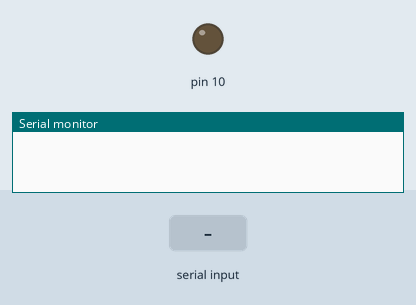
The sketch below on a simulated Arduino Uno, built with avr-gcc and run on an emulated ATmega328P. Shown: output pins drawn as LEDs (lit = HIGH), the last lines printed to the serial monitor. The test bench sets the inputs (shaded band).

Above: at 1.2 s.
1.3 s: "1\n" received over Serial
At 2.2 s:
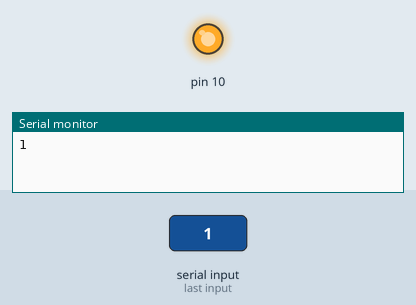
2.8 s: "0\n" received over Serial
At 3.4 s:
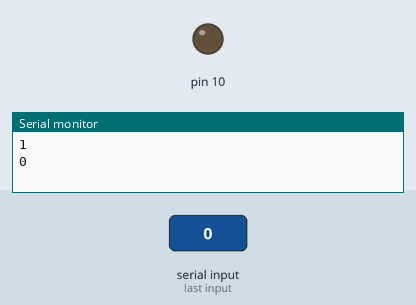
Timing chart, 0 to 5.8 s (numbered marks = the images above; inputs shaded):
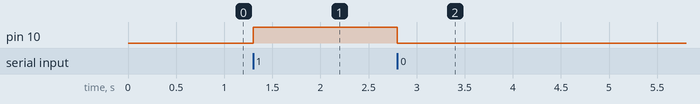

The sketch:

123.ino
```cpp
char incoming_value = 0;
void setup() {
  // put your setup code here, to run once:
Serial.begin(9600);
pinMode(10, OUTPUT);
}

void loop() {
  // put your main code here, to run repeatedly:
if (Serial.available()>0){
  incoming_value= Serial.read();
  Serial.print(incoming_value);
  Serial.print("\n");
  if (incoming_value=='1'){
    digitalWrite(10, HIGH);
    delay(500);
  }
  else if (incoming_value == '0')
    digitalWrite(10, LOW);
    digitalWrite(9, LOW);
    digitalWrite(8, LOW);
}
  else if (incoming_value=='2'){
    digitalWrite(9, HIGH);
    delay(500);
    }
  else if (incoming_value == '3'){
    digitalWrite(8, HIGH);
    delay(500);
}
  else if (incoming_value == '$'){
    exit(0);
}
}
```

Measured:
- after the input at 1.3 s, pin 10: LOW → HIGH at once
- after the input at 2.8 s, pin 10: HIGH → LOW at once
